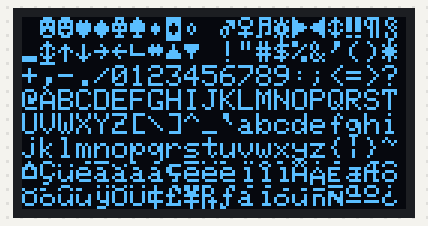
The sketch below on a simulated Arduino Uno, built with avr-gcc and run on an emulated ATmega328P. On the bench: 128×64 one-colour display. What the sketch prints to the serial monitor is not drawn.

Above: at 0.1 s.

The sketch:

CodigoTexto.ino
```cpp
#include <SPI.h>
#include <Wire.h>
#include <Adafruit_GFX.h>
#include <Adafruit_SSD1306.h>

#define Ancho_Pantalla 128
#define Alto_Pantalla 64
#define Direccion_Pantalla 0x3C
#define Reset_Pantalla -1

Adafruit_SSD1306 pantalla(Ancho_Pantalla, Alto_Pantalla, &Wire, Reset_Pantalla);

void setup() {
  Serial.begin(115200);
  Serial.println("Iniciando la pantalla");

  if (!pantalla.begin(SSD1306_SWITCHCAPVCC, Direccion_Pantalla)) {
    Serial.println(F("Error en pantalla OLED"));
    for (;;);
  }


}

void loop() {

  pantalla.setTextColor(WHITE);
  //
  //  pantalla.clearDisplay();
  //  pantalla.setTextSize(1);
  //  pantalla.setCursor(0, 0);
  //  pantalla.println("Subcribete ChepeCarlos");
  //  pantalla.display();
  //  delay(2000);
  //
  //  pantalla.clearDisplay();
  //  pantalla.setTextSize(2);
  //  pantalla.setCursor(0, 0);
  //  pantalla.println("Subcribete ChepeCarlos");
  //  pantalla.display();
  //  delay(2000);
  //

//  pantalla.clearDisplay();
//  pantalla.setTextSize(1);
//  pantalla.setCursor(0, 0);
//  pantalla.print("Jos");
//  pantalla.write(130);
//  pantalla.print(" llega ma");
//  pantalla.write(164);
//  pantalla.print("ana");
//  pantalla.display();
//  delay(2000);

//    pantalla.clearDisplay();
//    pantalla.setTextSize(3);
//    pantalla.setCursor(0, 0);
//    pantalla.write(173);
//    pantalla.print("YA! ");
//    pantalla.write(3);
//    pantalla.display();
//    delay(2000);

    pantalla.clearDisplay();

    pantalla.setTextSize(1);
    pantalla.setTextColor(SSD1306_WHITE);
    pantalla.setCursor(0, 0);
    pantalla.cp437(true);

    for (int16_t i = 0; i < 256; i++) {
      if (i == '\n') pantalla.write(' ');
      else          pantalla.write(i);
    }

    pantalla.display();
    delay(2000);

}
```
